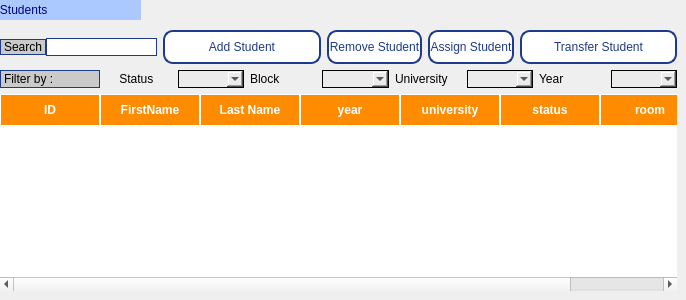
            <widget class="QWidget" name="student">
             <property name="sizePolicy">
              <sizepolicy hsizetype="Expanding" vsizetype="Expanding">
               <horstretch>0</horstretch>
               <verstretch>0</verstretch>
              </sizepolicy>
             </property>
             <widget class="QLabel" name="label_5">
              <property name="geometry">
               <rect>
                <x>-10</x>
                <y>0</y>
                <width>151</width>
                <height>20</height>
               </rect>
              </property>
              <property name="styleSheet">
               <string notr="true">color: rgb(0, 0, 127);
font: 9pt &quot;8514oem&quot;;
background-color: rgb(172, 201, 255);</string>
              </property>
              <property name="text">
               <string>   Students</string>
              </property>
             </widget>
             <widget class="QWidget" name="layoutWidget">
              <property name="geometry">
               <rect>
                <x>0</x>
                <y>30</y>
                <width>677</width>
                <height>261</height>
               </rect>
              </property>
              <layout class="QVBoxLayout" name="verticalLayout_15">
               <item>
                <layout class="QHBoxLayout" name="horizontalLayout_18">
                 <item>
                  <layout class="QHBoxLayout" name="horizontalLayout_17">
                   <property name="spacing">
                    <number>0</number>
                   </property>
                   <item>
                    <widget class="QLabel" name="label_13">
                     <property name="sizePolicy">
                      <sizepolicy hsizetype="Preferred" vsizetype="Fixed">
                       <horstretch>0</horstretch>
                       <verstretch>0</verstretch>
                      </sizepolicy>
                     </property>
                     <property name="styleSheet">
                      <string notr="true">
border-color: rgb(0, 0, 0);
    border: 1px solid #1E3A8A;
background-color: rgb(202, 202, 202);
</string>
                     </property>
                     <property name="text">
                      <string>Search</string>
                     </property>
                    </widget>
                   </item>
                   <item>
                    <widget class="QLineEdit" name="searchForStudent">
                     <property name="styleSheet">
                      <string notr="true">border-color: rgb(0, 0, 0);
background-color: rgb(255, 255, 255);
    border: 1px solid #1E3A8A;</string>
                     </property>
                     <property name="text">
                      <string/>
                     </property>
                    </widget>
                   </item>
                  </layout>
                 </item>
                 <item>
                  <widget class="QPushButton" name="AddStudentpushB_2">
                   <property name="sizePolicy">
                    <sizepolicy hsizetype="Expanding" vsizetype="Fixed">
                     <horstretch>0</horstretch>
                     <verstretch>0</verstretch>
                    </sizepolicy>
                   </property>
                   <property name="styleSheet">
                    <string notr="true">QPushButton {
    border: 2px solid #1E3A8A;
    border-radius: 10px;
    background-color: white;
    color: #1E3A8A;
 padding: 8px;

}

QPushButton:hover {
    background-color: rgb(148, 210, 233);
}

QPushButton:pressed {
    background-color: rgb(255, 170, 0);
    color: white;
}</string>
                   </property>
                   <property name="text">
                    <string>Add Student</string>
                   </property>
                   <property name="icon">
                    <iconset resource="resources.qrc">
                     <normaloff>:/icons/icons/add_24dp_1F1F1F_FILL0_wght400_GRAD0_opsz24.svg</normaloff>:/icons/icons/add_24dp_1F1F1F_FILL0_wght400_GRAD0_opsz24.svg</iconset>
                   </property>
                   <property name="checkable">
                    <bool>true</bool>
                   </property>
                   <property name="autoExclusive">
                    <bool>true</bool>
                   </property>
                  </widget>
                 </item>
                 <item>
                  <widget class="QPushButton" name="RemoveStudent">
                   <property name="sizePolicy">
                    <sizepolicy hsizetype="Fixed" vsizetype="Preferred">
                     <horstretch>0</horstretch>
                     <verstretch>0</verstretch>
                    </sizepolicy>
                   </property>
                   <property name="styleSheet">
                    <string notr="true">QPushButton {

    border: 2px solid #1E3A8A;
    border-radius: 10px;
    background-color: white;
    color: #1E3A8A;


}

QPushButton:hover {
    background-color: rgb(148, 210, 233);
}

QPushButton:pressed {
    background-color: rgb(255, 170, 0);
    color: white;
}</string>
                   </property>
                   <property name="text">
                    <string>Remove Student</string>
                   </property>
                   <property name="icon">
                    <iconset resource="resources.qrc">
                     <normaloff>:/icons/icons/xmark-solid-full.svg</normaloff>:/icons/icons/xmark-solid-full.svg</iconset>
                   </property>
                   <property name="iconSize">
                    <size>
                     <width>31</width>
                     <height>17</height>
                    </size>
                   </property>
                   <property name="checkable">
                    <bool>true</bool>
                   </property>
                   <property name="autoExclusive">
                    <bool>true</bool>
                   </property>
                  </widget>
                 </item>
                 <item>
                  <widget class="QPushButton" name="AssignStudentpushB_2">
                   <property name="sizePolicy">
                    <sizepolicy hsizetype="Fixed" vsizetype="Preferred">
                     <horstretch>0</horstretch>
                     <verstretch>0</verstretch>
                    </sizepolicy>
                   </property>
                   <property name="styleSheet">
                    <string notr="true">QPushButton {

    border: 2px solid #1E3A8A;
    border-radius: 10px;
    background-color: white;
    color: #1E3A8A;


}

QPushButton:hover {
    background-color: rgb(148, 210, 233);
}

QPushButton:pressed {
    background-color: rgb(255, 170, 0);
    color: white;
}</string>
                   </property>
                   <property name="text">
                    <string>Assign Student</string>
                   </property>
                   <property name="icon">
                    <iconset resource="resources.qrc">
                     <normaloff>:/icons/icons/check_circle_24dp_1F1F1F_FILL0_wght400_GRAD0_opsz24.svg</normaloff>:/icons/icons/check_circle_24dp_1F1F1F_FILL0_wght400_GRAD0_opsz24.svg</iconset>
                   </property>
                   <property name="iconSize">
                    <size>
                     <width>31</width>
                     <height>17</height>
                    </size>
                   </property>
                   <property name="checkable">
                    <bool>true</bool>
                   </property>
                   <property name="autoExclusive">
                    <bool>true</bool>
                   </property>
                  </widget>
                 </item>
                 <item>
                  <widget class="QPushButton" name="TransferStudentpushB_3">
                   <property name="sizePolicy">
                    <sizepolicy hsizetype="Expanding" vsizetype="Preferred">
                     <horstretch>0</horstretch>
                     <verstretch>0</verstretch>
                    </sizepolicy>
                   </property>
                   <property name="layoutDirection">
                    <enum>Qt::LayoutDirection::LeftToRight</enum>
                   </property>
                   <property name="styleSheet">
                    <string notr="true">QPushButton {

    border: 2px solid #1E3A8A;
    border-radius: 10px;
    background-color: white;
    color: #1E3A8A;


}

QPushButton:hover {
    background-color: rgb(148, 210, 233);
}

QPushButton:pressed {
    background-color: rgb(255, 170, 0);
    color: white;
}</string>
                   </property>
                   <property name="text">
                    <string>Transfer Student</string>
                   </property>
                   <property name="icon">
                    <iconset resource="resources.qrc">
                     <normaloff>:/icons/icons/sync_alt_24dp_1F1F1F_FILL0_wght400_GRAD0_opsz24.svg</normaloff>:/icons/icons/sync_alt_24dp_1F1F1F_FILL0_wght400_GRAD0_opsz24.svg</iconset>
                   </property>
                   <property name="iconSize">
                    <size>
                     <width>31</width>
                     <height>17</height>
                    </size>
                   </property>
                   <property name="checkable">
                    <bool>true</bool>
                   </property>
                   <property name="autoExclusive">
                    <bool>true</bool>
                   </property>
                  </widget>
                 </item>
                </layout>
               </item>
               <item>
                <layout class="QVBoxLayout" name="verticalLayout_14">
                 <item>
                  <layout class="QHBoxLayout" name="horizontalLayout_19">
                   <item>
                    <widget class="QLabel" name="label_20">
                     <property name="sizePolicy">
                      <sizepolicy hsizetype="Expanding" vsizetype="Preferred">
                       <horstretch>0</horstretch>
                       <verstretch>0</verstretch>
                      </sizepolicy>
                     </property>
                     <property name="minimumSize">
                      <size>
                       <width>100</width>
                       <height>0</height>
                      </size>
                     </property>
                     <property name="styleSheet">
                      <string notr="true">border-color: rgb(0, 0, 0);
    border: 1px solid #1E3A8A;
background-color: rgb(202, 202, 202);

</string>
                     </property>
                     <property name="text">
                      <string>Filter by :</string>
                     </property>
                    </widget>
                   </item>
                   <item>
                    <widget class="QLabel" name="label_11">
                     <property name="sizePolicy">
                      <sizepolicy hsizetype="Expanding" vsizetype="Preferred">
                       <horstretch>0</horstretch>
                       <verstretch>0</verstretch>
                      </sizepolicy>
                     </property>
                     <property name="text">
                      <string>    Status</string>
                     </property>
                    </widget>
                   </item>
                   <item>
                    <widget class="QComboBox" name="filterStatus">
                     <property name="sizePolicy">
                      <sizepolicy hsizetype="Expanding" vsizetype="Fixed">
                       <horstretch>0</horstretch>
                       <verstretch>0</verstretch>
                      </sizepolicy>
                     </property>
                     <property name="styleSheet">
                      <string notr="true">background-color: rgb(235, 235, 235);
font: 8pt &quot;Microsoft JhengHei UI&quot;;
color: rgb(0, 0, 0);
    border: 1px solid #1E3A8A;
border-color: rgb(0, 0, 0);</string>
                     </property>
                    </widget>
                   </item>
                   <item>
                    <widget class="QLabel" name="label_14">
                     <property name="sizePolicy">
                      <sizepolicy hsizetype="Expanding" vsizetype="Preferred">
                       <horstretch>0</horstretch>
                       <verstretch>0</verstretch>
                      </sizepolicy>
                     </property>
                     <property name="text">
                      <string>Block</string>
                     </property>
                    </widget>
                   </item>
                   <item>
                    <widget class="QComboBox" name="FilterBlocks">
                     <property name="sizePolicy">
                      <sizepolicy hsizetype="Expanding" vsizetype="Preferred">
                       <horstretch>0</horstretch>
                       <verstretch>0</verstretch>
                      </sizepolicy>
                     </property>
                     <property name="styleSheet">
                      <string notr="true">background-color: rgb(235, 235, 235);
font: 8pt &quot;Microsoft JhengHei UI&quot;;
color: rgb(0, 0, 0);
    border: 1px solid #1E3A8A;
border-color: rgb(0, 0, 0);</string>
                     </property>
                    </widget>
                   </item>
                   <item>
                    <widget class="QLabel" name="label_17">
                     <property name="sizePolicy">
                      <sizepolicy hsizetype="Expanding" vsizetype="Preferred">
                       <horstretch>0</horstretch>
                       <verstretch>0</verstretch>
                      </sizepolicy>
                     </property>
                     <property name="text">
                      <string>University</string>
                     </property>
                    </widget>
                   </item>
                   <item>
                    <widget class="QComboBox" name="filterUniversity">
                     <property name="sizePolicy">
                      <sizepolicy hsizetype="Expanding" vsizetype="Preferred">
                       <horstretch>0</horstretch>
                       <verstretch>0</verstretch>
                      </sizepolicy>
                     </property>
                     <property name="styleSheet">
                      <string notr="true">background-color: rgb(235, 235, 235);
font: 8pt &quot;Microsoft JhengHei UI&quot;;
color: rgb(0, 0, 0);
    border: 1px solid #1E3A8A;
border-color: rgb(0, 0, 0);</string>
                     </property>
                    </widget>
                   </item>
                   <item>
                    <widget class="QLabel" name="label_18">
                     <property name="sizePolicy">
                      <sizepolicy hsizetype="Expanding" vsizetype="Preferred">
                       <horstretch>0</horstretch>
                       <verstretch>0</verstretch>
                      </sizepolicy>
                     </property>
                     <property name="text">
                      <string>Year</string>
                     </property>
                    </widget>
                   </item>
                   <item>
                    <widget class="QComboBox" name="FilterYear">
                     <property name="sizePolicy">
                      <sizepolicy hsizetype="Expanding" vsizetype="Preferred">
                       <horstretch>0</horstretch>
                       <verstretch>0</verstretch>
                      </sizepolicy>
                     </property>
                     <property name="styleSheet">
                      <string notr="true">background-color: rgb(235, 235, 235);
font: 8pt &quot;Microsoft JhengHei UI&quot;;
color: rgb(0, 0, 0);
    border: 1px solid #1E3A8A;
border-color: rgb(0, 0, 0);</string>
                     </property>
                    </widget>
                   </item>
                  </layout>
                 </item>
                 <item>
                  <widget class="QTableWidget" name="StudentTable">
                   <property name="sizePolicy">
                    <sizepolicy hsizetype="Expanding" vsizetype="Expanding">
                     <horstretch>0</horstretch>
                     <verstretch>0</verstretch>
                    </sizepolicy>
                   </property>
                   <property name="minimumSize">
                    <size>
                     <width>0</width>
                     <height>0</height>
                    </size>
                   </property>
                   <property name="maximumSize">
                    <size>
                     <width>16777215</width>
                     <height>16777215</height>
                    </size>
                   </property>
                   <property name="styleSheet">
                    <string notr="true">

QTableWidget::item:selected {
    background-color: rgb(148, 210, 233);
    color: black;
}
QTableWidget {
    background-color: white;
    gridline-color: white;
    border: none;
}

QTableWidget::item {
    background-color: white;
    color: black;
    border: 1px solid white;
}

QHeaderView::section {
    background-color: #FF8C00;
    color: white;
    font-weight: bold;
    border: 1px solid white;
    padding: 6px;
}

</string>
                   </property>
                   <property name="autoScroll">
                    <bool>true</bool>
                   </property>
                   <column>
                    <property name="text">
                     <string>ID</string>
                    </property>
                   </column>
                   <column>
                    <property name="text">
                     <string>FirstName</string>
                    </property>
                   </column>
                   <column>
                    <property name="text">
                     <string>Last Name</string>
                    </property>
                   </column>
                   <column>
                    <property name="text">
                     <string>year</string>
                    </property>
                   </column>
                   <column>
                    <property name="text">
                     <string>university</string>
                    </property>
                   </column>
                   <column>
                    <property name="text">
                     <string>status</string>
                    </property>
                   </column>
                   <column>
                    <property name="text">
                     <string>room</string>
                    </property>
                   </column>
                  </widget>
                 </item>
                </layout>
               </item>
              </layout>
             </widget>
            </widget>
